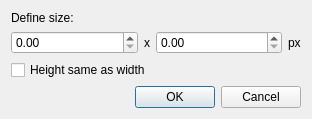
<?xml version="1.0" encoding="UTF-8"?>
<ui version="4.0">
 <class>CSizeInputDialog</class>
 <widget class="QDialog" name="CSizeInputDialog">
  <property name="geometry">
   <rect>
    <x>0</x>
    <y>0</y>
    <width>312</width>
    <height>114</height>
   </rect>
  </property>
  <property name="windowTitle">
   <string>Dialog</string>
  </property>
  <layout class="QVBoxLayout" name="verticalLayout">
   <item>
    <widget class="QLabel" name="label">
     <property name="text">
      <string>Define size:</string>
     </property>
    </widget>
   </item>
   <item>
    <layout class="QHBoxLayout" name="horizontalLayout">
     <item>
      <widget class="QDoubleSpinBox" name="widthBox"/>
     </item>
     <item>
      <widget class="QLabel" name="heightLabel">
       <property name="sizePolicy">
        <sizepolicy hsizetype="Maximum" vsizetype="Preferred">
         <horstretch>0</horstretch>
         <verstretch>0</verstretch>
        </sizepolicy>
       </property>
       <property name="text">
        <string>x</string>
       </property>
      </widget>
     </item>
     <item>
      <widget class="QDoubleSpinBox" name="heightBox"/>
     </item>
     <item>
      <widget class="QLabel" name="unit">
       <property name="sizePolicy">
        <sizepolicy hsizetype="Maximum" vsizetype="Preferred">
         <horstretch>0</horstretch>
         <verstretch>0</verstretch>
        </sizepolicy>
       </property>
       <property name="text">
        <string>px</string>
       </property>
      </widget>
     </item>
    </layout>
   </item>
   <item>
    <widget class="QCheckBox" name="cbHeightAsWidth">
     <property name="text">
      <string>Height same as width</string>
     </property>
    </widget>
   </item>
   <item>
    <widget class="QDialogButtonBox" name="buttonBox">
     <property name="orientation">
      <enum>Qt::Horizontal</enum>
     </property>
     <property name="standardButtons">
      <set>QDialogButtonBox::Cancel|QDialogButtonBox::Ok</set>
     </property>
    </widget>
   </item>
  </layout>
 </widget>
 <tabstops>
  <tabstop>widthBox</tabstop>
  <tabstop>heightBox</tabstop>
  <tabstop>cbHeightAsWidth</tabstop>
 </tabstops>
 <resources/>
 <connections>
  <connection>
   <sender>buttonBox</sender>
   <signal>accepted()</signal>
   <receiver>CSizeInputDialog</receiver>
   <slot>accept()</slot>
   <hints>
    <hint type="sourcelabel">
     <x>248</x>
     <y>254</y>
    </hint>
    <hint type="destinationlabel">
     <x>157</x>
     <y>274</y>
    </hint>
   </hints>
  </connection>
  <connection>
   <sender>buttonBox</sender>
   <signal>rejected()</signal>
   <receiver>CSizeInputDialog</receiver>
   <slot>reject()</slot>
   <hints>
    <hint type="sourcelabel">
     <x>316</x>
     <y>260</y>
    </hint>
    <hint type="destinationlabel">
     <x>286</x>
     <y>274</y>
    </hint>
   </hints>
  </connection>
 </connections>
</ui>
